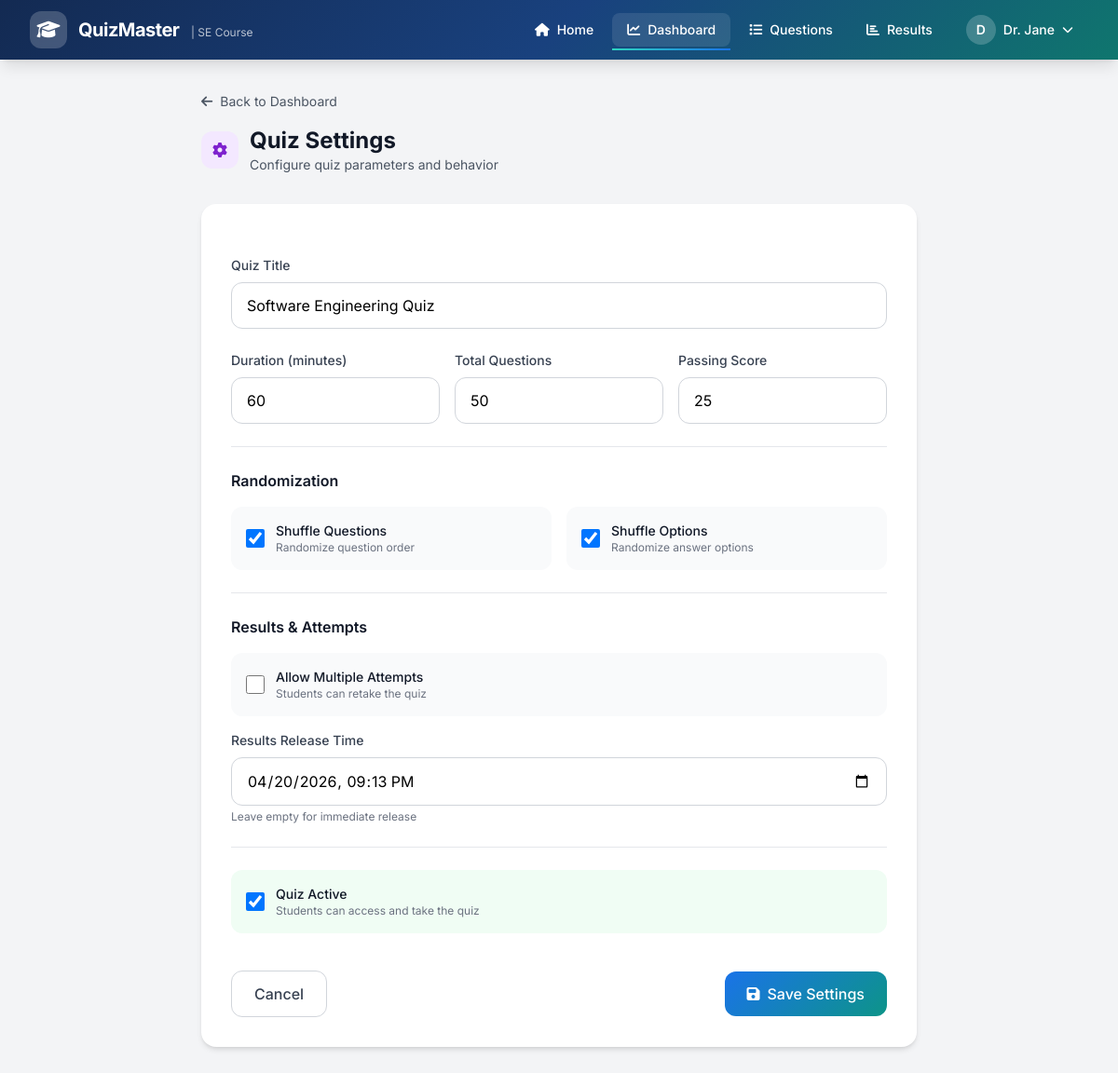
Page /quiz/admin/settings/ (signed in) on the committed database.
### quiz/models.py (models this page shows, shortened)
class QuizSettings(models.Model):
    course = models.OneToOneField(Course, on_delete=models.CASCADE, related_name='settings')
    title = models.CharField(max_length=200, default="Software Engineering Quiz")
    duration_minutes = models.PositiveIntegerField(default=60, help_text="Quiz duration in minutes")
    total_questions = models.PositiveIntegerField(default=50)
    passing_score = models.PositiveIntegerField(default=25, help_text="Minimum score to pass")
    results_release_time = models.DateTimeField(null=True, blank=True, help_text="When to release results")
    shuffle_questions = models.BooleanField(default=True, help_text="Randomize question order")
    shuffle_options = models.BooleanField(default=True, help_text="Randomize option order")
    allow_multiple_attempts = models.BooleanField(default=False)
    is_active = models.BooleanField(default=True)
    created_at = models.DateTimeField(auto_now_add=True)
    updated_at = models.DateTimeField(auto_now=True)
    class Meta:
        verbose_name_plural = 'Quiz Settings'

### quiz/views.py (the view, shortened to what this page needs)
# urls.py: path('admin/settings/', views.quiz_settings_view, name='quiz_settings'),
@staff_member_required
def quiz_settings_view(request):
    course = get_or_create_default_course()
    settings = get_or_create_quiz_settings(course)
    context = {
        'course': course,
        'settings': settings,
    }
    return render(request, 'quiz/settings.html', context)

### quiz/views.py (called while the page is built)
def get_or_create_default_course():
    course, created = Course.objects.get_or_create(
        code='SE101',
        defaults={
            'name': 'Software Engineering',
            'description': 'Introduction to Software Engineering principles and practices'
        }
    )
    return course

def get_or_create_quiz_settings(course):
    settings, created = QuizSettings.objects.get_or_create(
        course=course,
        defaults={
            'title': f'{course.name} Quiz',
            'duration_minutes': 60,
            'total_questions': 50,
            'passing_score': 25,
            'shuffle_questions': True,
            'shuffle_options': True,
            'allow_multiple_attempts': False,
            'is_active': True
        }
    )
    return settings

### templates/quiz/settings.html (shortened to what this page needs)
{% extends 'base.html' %}
{% block content %}
<section class="py-8 px-4 bg-gray-100 min-h-screen">
    <div class="max-w-3xl mx-auto">
        <div class="mb-8 ">
            <a href="{% url 'admin_dashboard' %}" class="inline-flex items-center text-sm text-gray-600 hover:text-primary-700 transition-colors mb-4">
                <i class="fas fa-arrow-left mr-2"></i>Back to Dashboard
            </a>
            <div class="flex items-center space-x-3">
                <div class="w-10 h-10 bg-purple-100 rounded-xl flex items-center justify-center">
                    <i class="fas fa-cog text-purple-700"></i>
                </div>
                <div>
                    <h1 class="text-2xl font-bold text-gray-900">Quiz Settings</h1>
                    <p class="text-gray-600 text-sm">Configure quiz parameters and behavior</p>
                </div>
            </div>
        </div>
        <div class="bg-white rounded-2xl shadow-md p-8 ">
            <form method="post" class="space-y-6">
                <div>
                    <label class="block text-sm font-medium text-gray-700 mb-2">Quiz Title</label>
                    <input type="text" name="title" value="{{ settings.title }}"
                        class="w-full px-4 py-3 rounded-xl border border-gray-300 focus:border-primary-500 focus:ring-2 focus:ring-primary-200 transition-all outline-none">
                </div>
                <div class="grid grid-cols-3 gap-4">
                    <div>
                        <label class="block text-sm font-medium text-gray-700 mb-2">Duration (minutes)</label>
                        <input type="number" name="duration_minutes" value="{{ settings.duration_minutes }}" min="1" max="180"
                            class="w-full px-4 py-3 rounded-xl border border-gray-300 focus:border-primary-500 focus:ring-2 focus:ring-primary-200 transition-all outline-none">
                    </div>
                    <div>
                        <label class="block text-sm font-medium text-gray-700 mb-2">Total Questions</label>
                        <input type="number" name="total_questions" value="{{ settings.total_questions }}" min="1" max="100"
                            class="w-full px-4 py-3 rounded-xl border border-gray-300 focus:border-primary-500 focus:ring-2 focus:ring-primary-200 transition-all outline-none">
                    </div>
                    <div>
                        <label class="block text-sm font-medium text-gray-700 mb-2">Passing Score</label>
                        <input type="number" name="passing_score" value="{{ settings.passing_score }}" min="1"
                            class="w-full px-4 py-3 rounded-xl border border-gray-300 focus:border-primary-500 focus:ring-2 focus:ring-primary-200 transition-all outline-none">
                    </div>
                </div>
                <div class="border-t border-gray-200 pt-6">
                    <h3 class="font-semibold text-gray-900 mb-4">Randomization</h3>
                    <div class="grid grid-cols-2 gap-4">
                        <label class="flex items-center space-x-3 p-4 bg-gray-50 rounded-xl cursor-pointer hover:bg-gray-100 transition-all">
                            <input type="checkbox" name="shuffle_questions" {% if settings.shuffle_questions %}checked{% endif %}
                                class="w-5 h-5 text-primary-600 rounded focus:ring-primary-500">
                            <div>
                                <p class="font-medium text-gray-900 text-sm">Shuffle Questions</p>
                                <p class="text-xs text-gray-500">Randomize question order</p>
                            </div>
                        </label>
                        <label class="flex items-center space-x-3 p-4 bg-gray-50 rounded-xl cursor-pointer hover:bg-gray-100 transition-all">
                            <input type="checkbox" name="shuffle_options" {% if settings.shuffle_options %}checked{% endif %}
                                class="w-5 h-5 text-primary-600 rounded focus:ring-primary-500">
                            <div>
                                <p class="font-medium text-gray-900 text-sm">Shuffle Options</p>
                                <p class="text-xs text-gray-500">Randomize answer options</p>
                            </div>
                        </label>
                    </div>
                </div>
                <div class="border-t border-gray-200 pt-6">
                    <h3 class="font-semibold text-gray-900 mb-4">Results & Attempts</h3>
                    <div class="space-y-4">
                        <label class="flex items-center space-x-3 p-4 bg-gray-50 rounded-xl cursor-pointer hover:bg-gray-100 transition-all">
                            <input type="checkbox" name="allow_multiple_attempts" {% if settings.allow_multiple_attempts %}checked{% endif %}
                                class="w-5 h-5 text-primary-600 rounded focus:ring-primary-500">
                            <div>
                                <p class="font-medium text-gray-900 text-sm">Allow Multiple Attempts</p>
                                <p class="text-xs text-gray-500">Students can retake the quiz</p>
                            </div>
                        </label>
                        <div>
                            <label class="block text-sm font-medium text-gray-700 mb-2">Results Release Time</label>
                            <input type="datetime-local" name="results_release_time"
                                value="{% if settings.results_release_time %}{{ settings.results_release_time|date:'Y-m-d\\TH:i' }}{% endif %}"
                                class="w-full px-4 py-3 rounded-xl border border-gray-300 focus:border-primary-500 focus:ring-2 focus:ring-primary-200 transition-all outline-none">
                            <p class="text-xs text-gray-500 mt-1">Leave empty for immediate release</p>
                        </div>
                    </div>
                </div>
                <div class="border-t border-gray-200 pt-6">
                    <label class="flex items-center space-x-3 p-4 {% if settings.is_active %}bg-green-50{% else %}bg-red-50{% endif %} rounded-xl cursor-pointer hover:bg-opacity-80 transition-all">
                        <input type="checkbox" name="is_active" {% if settings.is_active %}checked{% endif %}
                            class="w-5 h-5 text-primary-600 rounded focus:ring-primary-500">
                        <div>
                            <p class="font-medium text-gray-900 text-sm">Quiz Active</p>
                            <p class="text-xs text-gray-500">Students can access and take the quiz</p>
                        </div>
                    </label>
                </div>
                <div class="flex items-center justify-between pt-4">
                    <a href="{% url 'admin_dashboard' %}" class="px-6 py-3 border border-gray-300 rounded-xl text-gray-700 font-medium hover:bg-gray-50 transition-all">
                        Cancel
                    </a>
                    <button type="submit" class="px-6 py-3 btn-primary text-white rounded-xl font-medium inline-flex items-center">
                        <i class="fas fa-save mr-2"></i>Save Settings
                    </button>
                </div>
            </form>
        </div>
    </div>
</section>
{% endblock %}

### templates/base.html (shortened to what this page needs)
<!DOCTYPE html>
<html lang="en">
<head>
    <script src="https://cdn.tailwindcss.com"></script>
    <link rel="stylesheet" href="https://cdnjs.cloudflare.com/ajax/libs/font-awesome/6.5.1/css/all.min.css">
</head>
<body class="bg-gray-50 min-h-screen flex flex-col">
     <nav class="gradient-bg text-white shadow-lg sticky top-0 z-50">
        <div class="max-w-7xl mx-auto px-4 sm:px-6 lg:px-8">
            <div class="flex justify-between items-center h-16">
                <a href="{% url 'home' %}" class="flex items-center space-x-3 group">
                    <div class="w-10 h-10 bg-white/20 rounded-xl flex items-center justify-center backdrop-blur-sm group-hover:bg-white/30 transition-all duration-300">
                        <i class="fas fa-graduation-cap text-xl"></i>
                    </div>
                    <div>
                        <span class="text-xl font-bold tracking-tight">QuizMaster</span>
                        <span class="hidden sm:inline text-xs text-white/70 ml-2">| SE Course</span>
                    </div>
                </a>
                <div class="hidden md:flex items-center space-x-1">
                    <a href="{% url 'home' %}" class="nav-link px-4 py-2 rounded-lg text-sm font-medium hover:bg-white/10 transition-all {% if request.path == '/' %}active bg-white/10{% endif %}">
                        <i class="fas fa-home mr-2"></i>Home
                    </a>
                    {% if user.is_authenticated %}
                        {% if user.is_superuser %}
                            <a href="{% url 'admin_dashboard' %}" class="nav-link px-4 py-2 rounded-lg text-sm font-medium hover:bg-white/10 transition-all {% if 'admin' in request.path %}active bg-white/10{% endif %}">
                                <i class="fas fa-chart-line mr-2"></i>Dashboard
                            </a>
                            <a href="{% url 'manage_questions' %}" class="nav-link px-4 py-2 rounded-lg text-sm font-medium hover:bg-white/10 transition-all {% if 'question' in request.path %}active bg-white/10{% endif %}">
                                <i class="fas fa-list mr-2"></i>Questions
                            </a>
                            <a href="{% url 'view_results' %}" class="nav-link px-4 py-2 rounded-lg text-sm font-medium hover:bg-white/10 transition-all {% if 'results' in request.path %}active bg-white/10{% endif %}">
                                <i class="fas fa-chart-bar mr-2"></i>Results
                            </a>
                        {% endif %}
                        <div class="relative ml-4" id="userMenuContainer">
                            <button onclick="toggleUserMenu()" class="flex items-center space-x-2 px-4 py-2 rounded-lg hover:bg-white/10 transition-all">
                                <div class="w-8 h-8 bg-white/20 rounded-full flex items-center justify-center text-sm font-semibold">
                                    {{ user.first_name|first|default:user.username|first|upper }}
                                </div>
                                <span class="text-sm font-medium">{{ user.first_name|default:user.username }}</span>
                                <i class="fas fa-chevron-down text-xs"></i>
                            </button>
                        </div>
                    {% endif %}
                </div>
            </div>
        </div>
    </nav>
    <main class="flex-grow">
        {% block content %}{% endblock %}
    </main>
</body>
</html>

### templates/base.html (style rules this page uses)
body { font-family: 'Inter', system-ui, sans-serif; }
.gradient-bg { background: linear-gradient(135deg, #132a52 0%, #19417e 50%, #0f766e 100%); }
.btn-primary { background: linear-gradient(135deg, #1a73e8 0%, #0d9488 100%); transition: all 0.3s ease; }
.nav-link { position: relative; }
.nav-link::after { content: ''; position: absolute; bottom: -4px; left: 0; width: 0; height: 2px; background: linear-gradient(90deg, #2dd4bf, #1a73e8); transition: width 0.3s ease; }
.nav-link:hover::after, .nav-link.active::after { width: 100%; }

### rows in the picture
QuizSettings: title "Software Engineering Quiz", duration_minutes "60", total_questions "50", passing_score "25", shuffle_questions "☑", shuffle_options "☑", results_release_time "04/20/2026 21:13", is_active "☑"

### other values in the picture
{{ user.first_name|first|default:user.username|first|upper }} "D"
{{ user.first_name|default:user.username }} "Dr. Jane"
